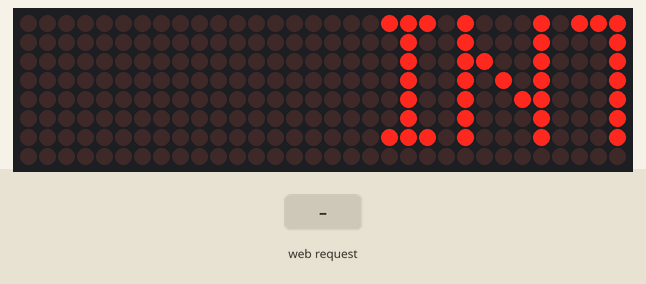
A sketch run on a simulated ESP8266 (NodeMCU). On the bench: 32×8 LED matrix. The inputs (shaded band) are chosen by the test bench. WiFi joins after 1.5 s; servers stay silent unless stated; what the sketch prints to the serial monitor is not drawn.

Above: at 2.75 s.
2.8 s: HTTP request GET /text?msg=1 received
At 3.23 s:
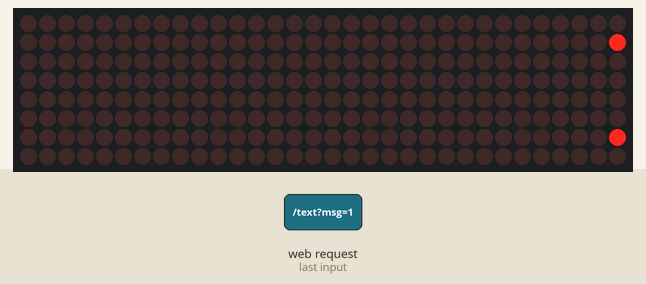
4.8 s: HTTP request GET /text?msg=sign received
At 8.5 s:
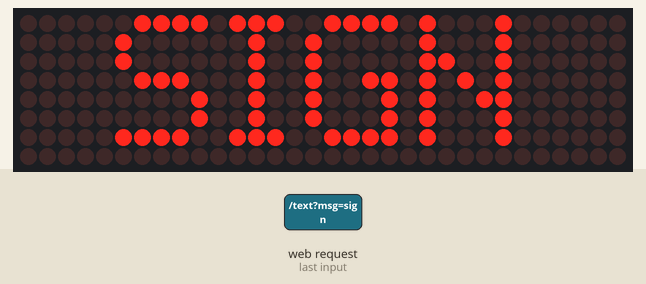

Measured:
- after the input at 2.8 s, the display: first changes at once (image 1 shows a later state)
- what the display in image 2 shows lasts 1.0 s, from 7.8 s to 8.8 s

The sketch:

esp8266_display.ino
```cpp
#include <ESP8266WiFi.h>
#include <ESP8266WebServer.h>
#include <MD_Parola.h>
#include <MD_MAX72xx.h>
#include <SPI.h>
#include <pgmspace.h>

// ================= MATRIX =================
#define HARDWARE_TYPE MD_MAX72XX::FC16_HW
#define MAX_DEVICES 4

#define DATA_PIN D7
#define CLK_PIN D5
#define CS_PIN D8

MD_Parola matrix(HARDWARE_TYPE, DATA_PIN, CLK_PIN, CS_PIN, MAX_DEVICES);

// Set these to the same Wi-Fi network as the computer running test.py.
const char* ssid = "YOUR_WIFI_SSID";
const char* password = "YOUR_WIFI_PASSWORD";

ESP8266WebServer server(80);

String displayText = "";
String recognizedSign = "Waiting for a sign...";
unsigned long lastUpdate = 0;

// ================= HTML =================
const char webpage[] PROGMEM = R"=====(

<!DOCTYPE html>
<html>
<head>
<meta name="viewport" content="width=device-width, initial-scale=1">
<title>PolySpeak Notes</title>

<style>
body { background:#020617; color:white; font-family:Arial; text-align:center; }
button { font-size:16px; padding:12px; margin:6px; width:200px; border-radius:10px; border:none; }
select { padding:10px; width:220px; }
input { padding:10px; width:70%; border-radius:8px; border:none; }
#transcript { height:250px; overflow:auto; border:1px solid white; margin:10px; padding:10px; text-align:left; }
#recognizedSign { font-size:2rem; font-weight:bold; min-height:2.5rem; color:#fbbf24; }
.sign-card { max-width:640px; margin:24px auto; padding:20px; border:1px solid #334155; border-radius:14px; background:#0f172a; }
.sign-card h3 { margin-top:0; }
#signStatus { color:#94a3b8; font-size:.9rem; }
#recognizedSign { overflow-wrap:anywhere; }
.start { background:#22c55e; }
.stop { background:#ef4444; }
.save { background:#3b82f6; }
.send { background:#f59e0b; }
</style>

</head>

<body>

<h2>🌍 PolySpeak Notes</h2>

<select id="lang">
  <option value="en-IN">English (India)</option>
  <option value="hi-IN">Hindi</option>
  <option value="mr-IN">Marathi</option>
  <option value="gu-IN">Gujarati</option>
  <option value="ta-IN">Tamil</option>
  <option value="te-IN">Telugu</option>
  <option value="kn-IN">Kannada</option>
  <option value="ml-IN">Malayalam</option>
  <option value="pa-IN">Punjabi</option>
  <option value="bn-IN">Bengali</option>
  <option value="ur-IN">Urdu</option>
  <option value="en-US">English (US)</option>
  <option value="fr-FR">French</option>
  <option value="de-DE">German</option>
  <option value="es-ES">Spanish</option>
  <option value="ja-JP">Japanese</option>
</select>

<br><br>

<button class="start" onclick="start()">Start</button>
<button class="stop" onclick="stop()">Stop</button>
<button class="save" onclick="saveNotes()">Save Notes</button>

<div id="status">Idle</div>

<section class="sign-card" aria-live="polite">
  <h3>🤟 Latest recognized sign</h3>
  <div id="recognizedSign">Waiting for a sign...</div>
  <div id="signStatus">Connecting to the sign recognition service...</div>
</section>

<div id="transcript"></div>

<hr style="margin:20px;">

<h3>✍️ Send Custom Text</h3>

<input type="text" id="customText" placeholder="Type message...">

<br><br>

<button class="send" onclick="sendCustom()">Send to Display</button>

<script>

let recognition;
let transcript="";
let lastSend=0;
let ip=window.location.origin;

async function updateRecognizedSign(){
  try{
    let response=await fetch(ip+"/recognized",{cache:"no-store"});
    if(!response.ok){
      document.getElementById("signStatus").innerText="Sign status unavailable (HTTP "+response.status+"). Upload the updated NodeMCU firmware.";
      return;
    }
    document.getElementById("recognizedSign").innerText=await response.text();
    document.getElementById("signStatus").innerText="Connected — updates when a sign is recognized.";
  }catch(error){
    document.getElementById("signStatus").innerText="Cannot reach the sign status endpoint. Check the NodeMCU firmware and Wi-Fi connection.";
  }
}

updateRecognizedSign();
setInterval(updateRecognizedSign,500);

// TRANSLATE
async function translateText(text){
  try{
    let url="https://translate.googleapis.com/translate_a/single?client=gtx&sl=auto&tl=en&dt=t&q="+encodeURIComponent(text);
    let res=await fetch(url);
    let data=await res.json();
    return data[0][0][0];
  }catch(e){
    return text;
  }
}

// START
function start(){
  recognition = new webkitSpeechRecognition();
  recognition.lang = document.getElementById("lang").value;
  recognition.continuous = true;

  recognition.start();
  document.getElementById("status").innerText="Listening...";

  recognition.onresult = async function(event){
    let text = event.results[event.results.length-1][0].transcript;
    let translated = await translateText(text);

    transcript += "🗣 "+text+"\\n➡ "+translated+"\\n\\n";
    document.getElementById("transcript").innerText = transcript;

    if(Date.now()-lastSend>1500){
      fetch(ip+"/text?msg="+encodeURIComponent(translated));
      lastSend = Date.now();
    }
  }
}

// STOP
function stop(){
  if(recognition) recognition.stop();
  document.getElementById("status").innerText="Stopped";
}

// SAVE
function saveNotes(){
  let blob = new Blob([transcript],{type:"text/plain"});
  let a = document.createElement("a");
  a.href = URL.createObjectURL(blob);
  a.download = "PolySpeak_Notes.txt";
  a.click();
}

// SEND CUSTOM TEXT
function sendCustom(){
  let text = document.getElementById("customText").value;

  if(text.trim()==="") return;

  fetch(ip+"/text?msg="+encodeURIComponent(text));

  transcript += "✍️ "+text+"\\n\\n";
  document.getElementById("transcript").innerText = transcript;

  document.getElementById("customText").value="";
}

</script>

</body>
</html>

)=====";

// ================= SETUP =================
void handleText();

void setup() {
  Serial.begin(9600);

  WiFi.begin(ssid, password);
  while (WiFi.status() != WL_CONNECTED) {
    delay(500);
  }

  Serial.print("ESP8266 IP address: ");
  Serial.println(WiFi.localIP());

  matrix.begin();
  matrix.setIntensity(5);

  displayText = " INTRODUCING POLYSPEAK ";
  matrix.displayText(displayText.c_str(), PA_CENTER, 80, 2000, PA_SCROLL_LEFT, PA_SCROLL_LEFT);

  server.on("/", []() {
    server.send_P(200, "text/html", webpage);
  });

  server.on("/text", handleText);
  server.on("/recognized", []() {
    server.sendHeader("Cache-Control", "no-store");
    server.send(200, "text/plain; charset=utf-8", recognizedSign);
  });

  server.begin();
}

// ================= LOOP =================
void loop() {
  if (WiFi.status() != WL_CONNECTED) {
    WiFi.begin(ssid, password);
  }

  server.handleClient();

  if (matrix.displayAnimate()) {
    matrix.displayReset();
  }
}

// ================= RECEIVE =================
void handleText() {
  if (millis() - lastUpdate < 1500) {
    server.send(200, "text/plain", "SKIP");
    return;
  }

  lastUpdate = millis();

  if (server.hasArg("msg")) {
    if (server.arg("source") == "sign") {
      recognizedSign = server.arg("msg");
    }
    displayText = " " + server.arg("msg") + " ";
    displayText.toUpperCase();

    matrix.displayClear();
    matrix.displayText(displayText.c_str(), PA_CENTER, 100, 1000, PA_SCROLL_LEFT, PA_SCROLL_LEFT);
  }

  server.send(200, "text/plain", "OK");
}
```
